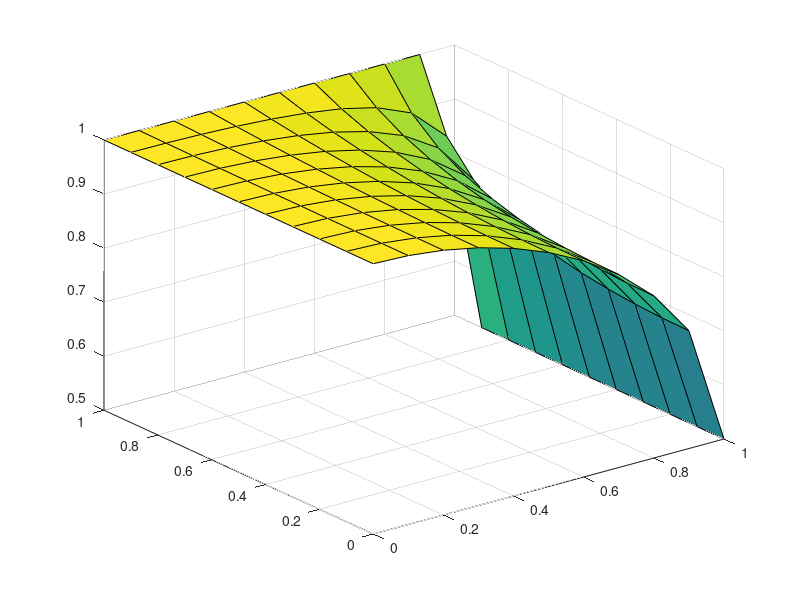

Write MATLAB code to recreate this figure.
it1 = linspace(0,1,11);
it2 = linspace(0,1,11);
X = it1';
Y = it2';
Z = zeros(11);
for i = 1:11
    for j = 1:11
        Z(i,j) = 1/2*(1+sqrt(1-Y(j)^2)/sqrt(1-X(i)^2*Y(j)^2));
    end
end
surf(X,Y,Z)